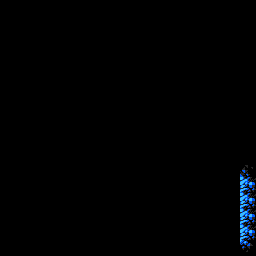

This game map was drawn from its Tiled (.tmx) file and the tilesets committed beside it. A one-line description and the full map source follow:
An orthogonal 16x16 tile map with 16x16 px tiles, 1 tile layer (main), 2 tilesets and 1 object (r_0_1).

<map version="1.0" orientation="orthogonal" renderorder="right-down" width="16" height="16" tilewidth="16" tileheight="16" nextobjectid="5">
 <tileset firstgid="1" source="../corpus.tsx" />
 <tileset firstgid="12097" source="../../connectors.tsx" />
 <layer name="main" width="16" height="16">
  <data>
   <tile gid="0" />
   <tile gid="0" />
   <tile gid="0" />
   <tile gid="0" />
   <tile gid="0" />
   <tile gid="0" />
   <tile gid="0" />
   <tile gid="0" />
   <tile gid="0" />
   <tile gid="0" />
   <tile gid="0" />
   <tile gid="0" />
   <tile gid="0" />
   <tile gid="0" />
   <tile gid="0" />
   <tile gid="0" />
   <tile gid="0" />
   <tile gid="0" />
   <tile gid="0" />
   <tile gid="0" />
   <tile gid="0" />
   <tile gid="0" />
   <tile gid="0" />
   <tile gid="0" />
   <tile gid="0" />
   <tile gid="0" />
   <tile gid="0" />
   <tile gid="0" />
   <tile gid="0" />
   <tile gid="0" />
   <tile gid="0" />
   <tile gid="0" />
   <tile gid="0" />
   <tile gid="0" />
   <tile gid="0" />
   <tile gid="0" />
   <tile gid="0" />
   <tile gid="0" />
   <tile gid="0" />
   <tile gid="0" />
   <tile gid="0" />
   <tile gid="0" />
   <tile gid="0" />
   <tile gid="0" />
   <tile gid="0" />
   <tile gid="0" />
   <tile gid="0" />
   <tile gid="0" />
   <tile gid="0" />
   <tile gid="0" />
   <tile gid="0" />
   <tile gid="0" />
   <tile gid="0" />
   <tile gid="0" />
   <tile gid="0" />
   <tile gid="0" />
   <tile gid="0" />
   <tile gid="0" />
   <tile gid="0" />
   <tile gid="0" />
   <tile gid="0" />
   <tile gid="0" />
   <tile gid="0" />
   <tile gid="0" />
   <tile gid="0" />
   <tile gid="0" />
   <tile gid="0" />
   <tile gid="0" />
   <tile gid="0" />
   <tile gid="0" />
   <tile gid="0" />
   <tile gid="0" />
   <tile gid="0" />
   <tile gid="0" />
   <tile gid="0" />
   <tile gid="0" />
   <tile gid="0" />
   <tile gid="0" />
   <tile gid="0" />
   <tile gid="0" />
   <tile gid="0" />
   <tile gid="0" />
   <tile gid="0" />
   <tile gid="0" />
   <tile gid="0" />
   <tile gid="0" />
   <tile gid="0" />
   <tile gid="0" />
   <tile gid="0" />
   <tile gid="0" />
   <tile gid="0" />
   <tile gid="0" />
   <tile gid="0" />
   <tile gid="0" />
   <tile gid="0" />
   <tile gid="0" />
   <tile gid="0" />
   <tile gid="0" />
   <tile gid="0" />
   <tile gid="0" />
   <tile gid="0" />
   <tile gid="0" />
   <tile gid="0" />
   <tile gid="0" />
   <tile gid="0" />
   <tile gid="0" />
   <tile gid="0" />
   <tile gid="0" />
   <tile gid="0" />
   <tile gid="0" />
   <tile gid="0" />
   <tile gid="0" />
   <tile gid="0" />
   <tile gid="0" />
   <tile gid="0" />
   <tile gid="0" />
   <tile gid="0" />
   <tile gid="0" />
   <tile gid="0" />
   <tile gid="0" />
   <tile gid="0" />
   <tile gid="0" />
   <tile gid="0" />
   <tile gid="0" />
   <tile gid="0" />
   <tile gid="0" />
   <tile gid="0" />
   <tile gid="0" />
   <tile gid="0" />
   <tile gid="0" />
   <tile gid="0" />
   <tile gid="0" />
   <tile gid="0" />
   <tile gid="0" />
   <tile gid="0" />
   <tile gid="0" />
   <tile gid="0" />
   <tile gid="0" />
   <tile gid="0" />
   <tile gid="0" />
   <tile gid="0" />
   <tile gid="0" />
   <tile gid="0" />
   <tile gid="0" />
   <tile gid="0" />
   <tile gid="0" />
   <tile gid="0" />
   <tile gid="0" />
   <tile gid="0" />
   <tile gid="0" />
   <tile gid="0" />
   <tile gid="0" />
   <tile gid="0" />
   <tile gid="0" />
   <tile gid="0" />
   <tile gid="0" />
   <tile gid="0" />
   <tile gid="0" />
   <tile gid="0" />
   <tile gid="0" />
   <tile gid="0" />
   <tile gid="0" />
   <tile gid="0" />
   <tile gid="0" />
   <tile gid="0" />
   <tile gid="0" />
   <tile gid="0" />
   <tile gid="0" />
   <tile gid="0" />
   <tile gid="0" />
   <tile gid="0" />
   <tile gid="0" />
   <tile gid="0" />
   <tile gid="0" />
   <tile gid="0" />
   <tile gid="4037" />
   <tile gid="0" />
   <tile gid="0" />
   <tile gid="0" />
   <tile gid="0" />
   <tile gid="0" />
   <tile gid="0" />
   <tile gid="0" />
   <tile gid="0" />
   <tile gid="0" />
   <tile gid="0" />
   <tile gid="0" />
   <tile gid="0" />
   <tile gid="0" />
   <tile gid="0" />
   <tile gid="0" />
   <tile gid="4129" />
   <tile gid="0" />
   <tile gid="0" />
   <tile gid="0" />
   <tile gid="0" />
   <tile gid="0" />
   <tile gid="0" />
   <tile gid="0" />
   <tile gid="0" />
   <tile gid="0" />
   <tile gid="0" />
   <tile gid="0" />
   <tile gid="0" />
   <tile gid="0" />
   <tile gid="0" />
   <tile gid="0" />
   <tile gid="4129" />
   <tile gid="0" />
   <tile gid="0" />
   <tile gid="0" />
   <tile gid="0" />
   <tile gid="0" />
   <tile gid="0" />
   <tile gid="0" />
   <tile gid="0" />
   <tile gid="0" />
   <tile gid="0" />
   <tile gid="0" />
   <tile gid="0" />
   <tile gid="0" />
   <tile gid="0" />
   <tile gid="0" />
   <tile gid="4129" />
   <tile gid="0" />
   <tile gid="0" />
   <tile gid="0" />
   <tile gid="0" />
   <tile gid="0" />
   <tile gid="0" />
   <tile gid="0" />
   <tile gid="0" />
   <tile gid="0" />
   <tile gid="0" />
   <tile gid="0" />
   <tile gid="0" />
   <tile gid="0" />
   <tile gid="0" />
   <tile gid="0" />
   <tile gid="4129" />
   <tile gid="0" />
   <tile gid="0" />
   <tile gid="0" />
   <tile gid="0" />
   <tile gid="0" />
   <tile gid="0" />
   <tile gid="0" />
   <tile gid="0" />
   <tile gid="0" />
   <tile gid="0" />
   <tile gid="0" />
   <tile gid="0" />
   <tile gid="0" />
   <tile gid="0" />
   <tile gid="0" />
   <tile gid="4133" />
  </data>
 </layer>
 <objectgroup name="connectors">
  <object id="4" type="r_0_1" gid="12099" x="240" y="176" width="16" height="16" />
 </objectgroup>
</map>
